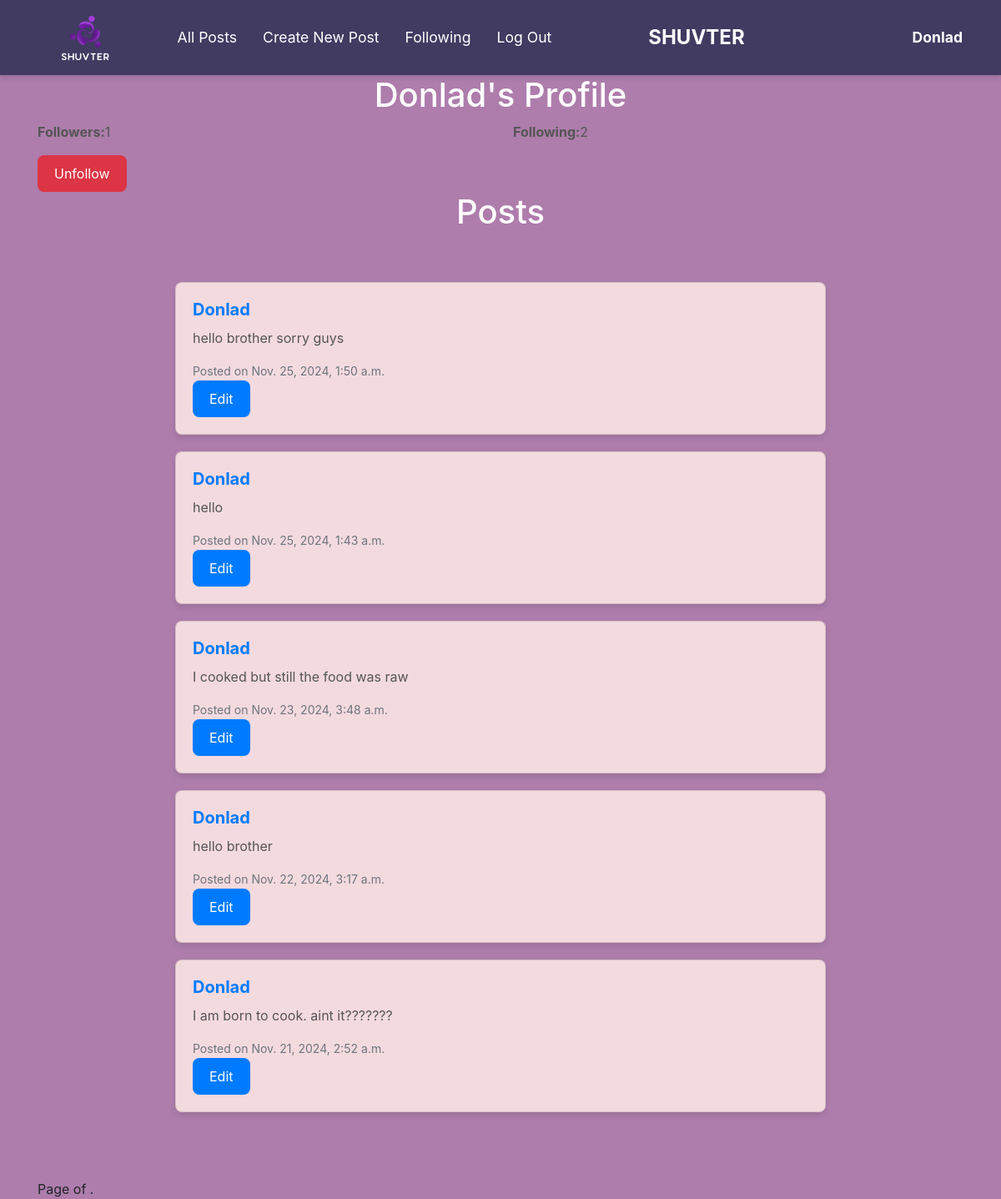
Before: /profile/1 with the older database file.
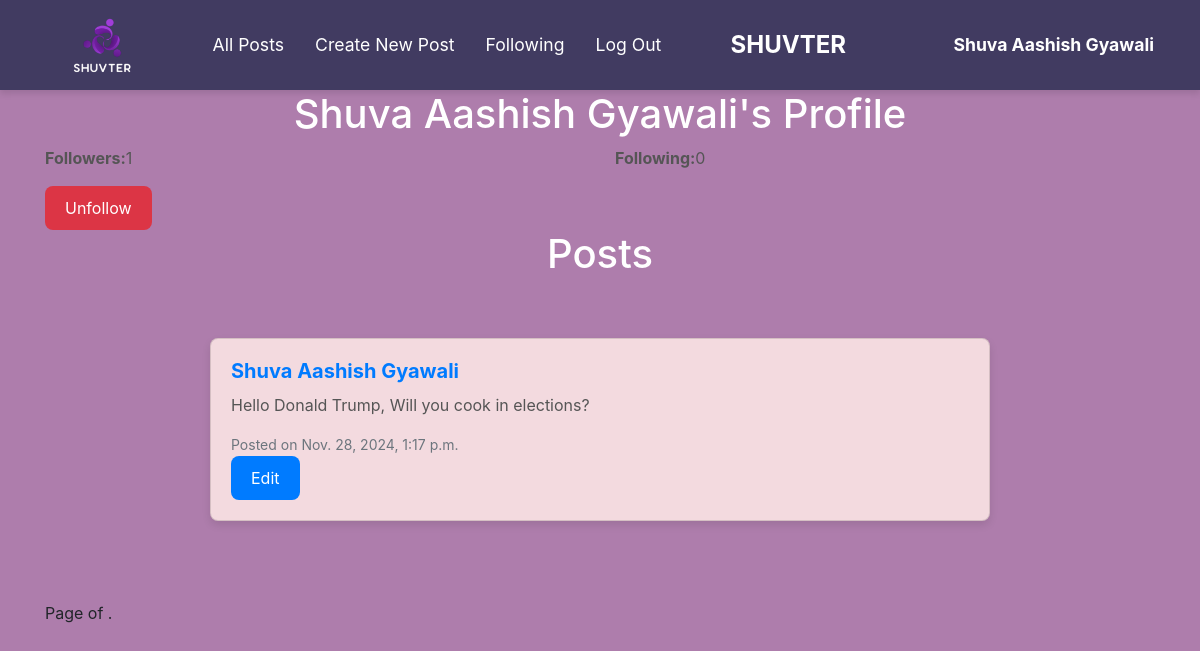
After: the same page with the newer database file.
### network/models.py (models this page shows, shortened)
class User(AbstractUser):
    pass

class Post(models.Model):
    author = models.ForeignKey(User, on_delete=models.CASCADE, related_name="posts")
    content = models.TextField()
    created_at = models.DateTimeField(auto_now_add=True)

### network/views.py (the view)
# urls.py: path("profile/<int:uid>", views.profile, name="profile"),
def profile(request, uid):
        if request.method == "POST":
            author = request.user
            content=request.POST["content"]
            post = Post(author=author, content=content)
            post.save()
            return HttpResponseRedirect(reverse("index"))
        else:
            user = User.objects.get(pk=uid)
            follower =Follow.objects.filter(user=user)
            following = Follow.objects.filter(following=user).count()
            posts = Post.objects.filter(author=user).order_by("-created_at")
            paginator = Paginator(posts, 10)
            pageNumber = request.GET.get('page')
            pages= paginator.get_page(pageNumber)
            return render(request, "network/profile.html",{
            "user":user,
            "posts":posts,
            "pages":pages,
            "follower":follower,
            "following":following,
        })

### network/templates/network/profile.html (shortened to what this page needs)
{% extends "network/layout.html" %}
{% load static %}
{% block body %}
<div class="container">
    <h1 class="text-center">{{ user.username }}'s Profile</h1>
    <div class="row">
        <div class="col-md-6">
            <p><strong>Followers:</strong>{{ following }} </p>
        </div>
        <div class="col-md-6">
            <p><strong>Following:</strong>{{ follower.count }} </p>
        </div>
    </div>
    <div class="row">
        <div class="col-md-12">
            {% if user != request.user %}
            <form action="{% url 'follow' user.id %}" method="POST">
                <button type="submit" class="btn
                    {% if following %}btn-danger{% else %}btn-primary{% endif %}">
                    {% if following %}Unfollow{% else %}Follow{% endif %}
                </button>
            </form>
        {% endif %}
        </div>
    </div>
    <h1 class="text-center">Posts</h1>
    <div class="posts" id="all-posts">
        {% for post in posts %}
            <div class="post card">
                <div class="card-body">
                    <h5 class="card-title"><a href="{% url 'profile' post.author.id %}">{{ post.author }}</a></h5>
                    <p class="card-text">{{ post.content }}</p>
                    <small class="text-muted">Posted on {{ post.created_at }}</small><br>
                    {% if user.is_authenticated %}
                    {% if post.author == user %}
                        <button class="btn btn-primary edit-btn">Edit</button>
                    {% endif %}
                {% endif %}
                </div>
            </div>
        {% empty %}
            <p class="text-center">No posts yet.</p>
        {% endfor %}
    </div>
    <div class="pagination text-center">
        <span class="step-links">
            <span class="current">
                Page {{ posts.number }} of {{ posts.paginator.num_pages }}.
            </span>
        </span>
    </div>
</div>
{% endblock %}

### network/templates/network/layout.html (shortened to what this page needs)
{% load static %}
<!DOCTYPE html>
<html lang="en">
    <head>
        <link rel="stylesheet" href="https://stackpath.bootstrapcdn.com/bootstrap/4.4.1/css/bootstrap.min.css">
        <link href="{% static 'network/styles.css' %}" rel="stylesheet">
    </head>
    <body>
        <nav class="navbar navbar-expand-lg navbar-light bg-light">
            <div class="container-fluid">
                <div class="d-flex align-items-center">
                    <a class="navbar-brand" href="{% url 'index' %}">
                        <img src="{% static 'network/logo.png' %}" alt="Logo">
                    </a>
                    <ul class="navbar-nav ml-3">
                        <li class="nav-item">
                            <a class="nav-link" id="showAllPostsLink" href="{% url 'index' %}">All Posts</a>
                        </li>
                        <li class="nav-item">
                            <a class="nav-link" id="showNewPostLink" href="{% url 'index' %}">Create New Post</a>
                        </li>
                        {% if user.is_authenticated %}
                            <li class="nav-item">
                                <a class="nav-link" href="{% url 'following' %}">Following</a>
                            </li>
                            <li class="nav-item">
                                <a class="nav-link" href="{% url 'logout' %}">Log Out</a>
                            </li>
                        {% endif %}
                    </ul>
                </div>
                <div class="mx-auto">
                    <span class="navbar-text">SHUVTER</span>
                </div>
                <div class="d-flex align-items-center ml-auto">
                    {% if user.is_authenticated %}
                        <a class="nav-link" href="{% url 'profile' user.id %}"><strong>{{ user.username }}</strong></a>
                    {% endif %}
                </div>
            </div>
        </nav>
        <div class="body">
            {% block body %}
            {% endblock %}
        </div>
    </body>
</html>

Changed rows visible on the page:
removed Post: author "Donlad", content "hello brother sorry guys", created_at "Nov. 25, 2024, 1:50 a.m."
removed Post: author "Donlad", content "hello", created_at "Nov. 25, 2024, 1:43 a.m."
removed Post: author "Donlad", content "I cooked but still the food was raw", created_at "Nov. 23, 2024, 3:48 a.m."
no longer on this page (row edited): Post: author "Donlad", content "hello brother", created_at "Nov. 22, 2024, 3:17 a.m."
no longer on this page (row edited): Post: author "Donlad", content "I am born to cook. aint it???????", created_at "Nov. 21, 2024, 2:52 a.m."
changed User: username "Donlad" → "Shuva Aashish Gyawali"
now on this page (row edited): Post: author "Shuva Aashish Gyawali", content "Hello Donald Trump, Will you cook in elections?", created_at "Nov. 28, 2024, 1:17 p.m."
Other visible differences:
{{ follower.count }}: "2" → "0"
